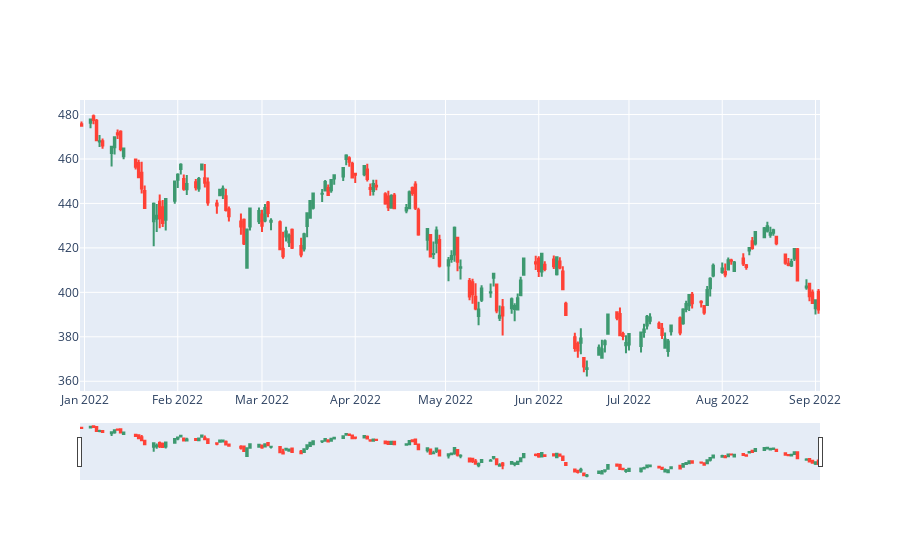

Notebook cell for this chart:
### Code cell
fig = go.Figure(go.Candlestick(x=df.index,
  open=df['Open'],
  high=df['High'],
  low=df['Low'],
  close=df['Close']))
fig.show()

### Figure 1 — Plotly figure (JSON) as saved in the notebook; plotly's stock layout.template omitted (floating-point values rounded to 4 significant figures; data arrays with more than 128 entries replaced by an {"elided": "..."} marker saying what was removed)
{"data": [{"close": {"elided": "170 float values"}, "high": {"elided": "170 float values"}, "low": {"elided": "170 float values"}, "open": {"elided": "170 float values"}, "type": "candlestick", "x": {"elided": "170 str values"}}], "layout": {}}
